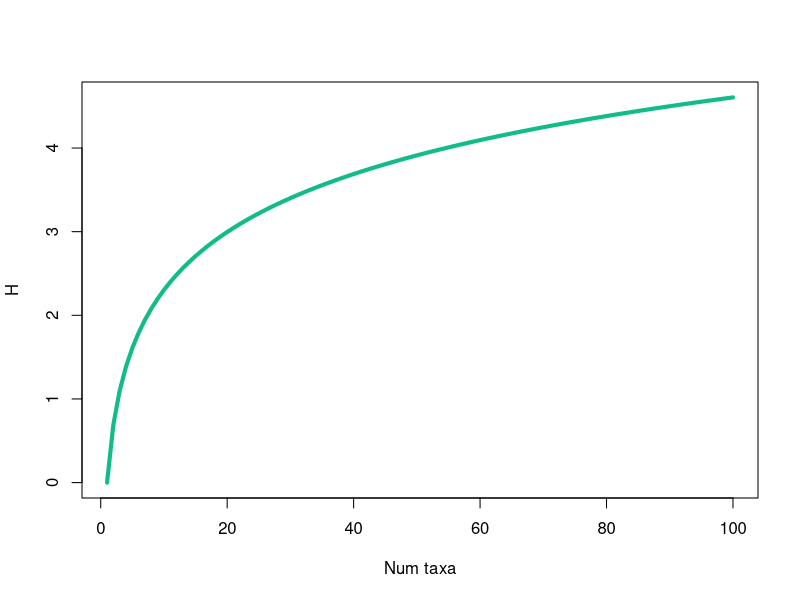
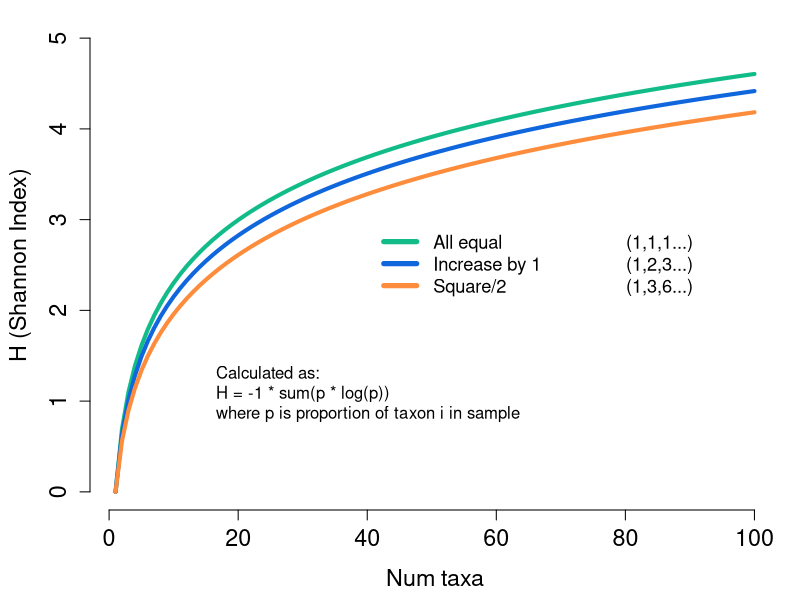

R code for these plots, in order:
#


HvalsR = c()
nmax = 100
for (n in seq(1,nmax,1)){
  counts = rep(1,n)
  s = sum(counts)
  p = counts/ s
  H = -1 * sum(p * log(p))
  HvalsR = c(HvalsR,H)
}
plot(seq(1,nmax,1), HvalsR, ylab="H", xlab="Num taxa", type='l', col="#12bc88", lwd=4)
# HvalsR[seq(1,10000,100)]
# [1]  4.605170  9.220291  9.908475 10.312280 10.599132 10.821776 11.003765 11.157678 11.291031 11.408675
# [11] 11.513925 11.609144 11.696080 11.776059 11.850112 11.919057 11.983554 12.044142 12.101268 12.155306
# [21] 12.206573 12.255339 12.301837 12.346269 12.388811 12.429616 12.468821 12.506548 12.542902 12.577981
# [31] 12.611871 12.644650 12.676389 12.707151 12.736995 12.765974 12.794137 12.821529 12.848190 12.874158
# [41] 12.899470 12.924156 12.948248 12.971773 12.994757 13.017225 13.039199 13.060701 13.081750 13.102365
# [51] 13.122563 13.142362 13.161776 13.180821 13.199510 13.217855 13.235871 13.253567 13.270956 13.288047
# [61] 13.304852 13.321378 13.337636 13.353634 13.369380 13.384881 13.400147 13.415182 13.429995 13.444592
# [71] 13.458978 13.473161 13.487145 13.500937 13.514541 13.527962 13.541205 13.554276 13.567177 13.579915
# [81] 13.592492 13.604913 13.617182 13.629301 13.641276 13.653109 13.664804 13.676363 13.687791 13.699089
# [91] 13.710261 13.721310 13.732238 13.743047 13.753742 13.764323 13.774793 13.785154 13.795410 13.805561
# max(HvalsR)
# #[1] 13.81551

HvalsC = c()
for (n in 1:nmax){
  counts = seq(1,n,1)
  s = sum(counts)
  p = counts/ s
  H = -1 * sum(p * log(p))
  HvalsC = c(HvalsC,H)
}


HvalsE = c()
for (n in 1:nmax){
  counts = cumsum(seq(1,n,1))
  s = sum(counts)
  p = counts/ s
  H = -1 * sum(p * log(p))
  HvalsE = c(HvalsE,H)
}

#plot(1:10000, counts)
pdf(file="~/git/misc-analyses/eco_diversity/shannon_diversity_model_v1.pdf", width=6, height=5)
par(mar=c(4.5,4.5,1,1))
plot(1:nmax, HvalsR, ylab="H (Shannon Index)", xlab="Num taxa", type='l', 
     cex.axis=1.4, cex.lab=1.4, frame.plot = FALSE, ylim=c(0,5),
     col="#12bc88", lwd=4)
lines(1:nmax, HvalsC, type='l', col="#1066dc", lwd=4)
lines(1:nmax, HvalsE, type='l', col="#fd8d3c", lwd=4)
legend(40,3,legend=c("All equal", "Increase by 1", "Square/2"), lwd=5, cex=1.1,
       col=c("#12bc88","#1066dc","#fd8d3c"), bty='n' )
legend(75,3,legend=c("(1,1,1...)", "(1,2,3...)", "(1,3,6...)"), cex=1.1, bty='n')
text(15,1,"Calculated as:\nH = -1 * sum(p * log(p))\nwhere p is proportion of taxon i in sample", pos=4)
dev.off()






#